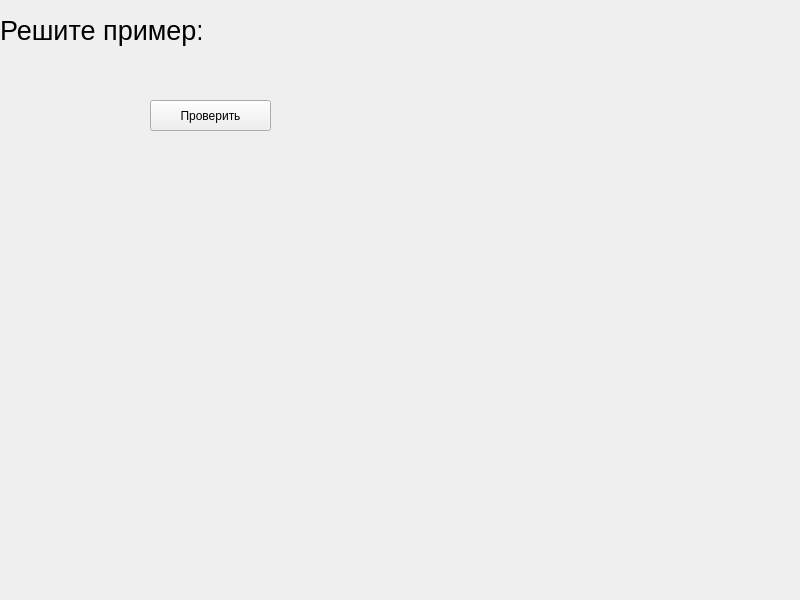
<?xml version="1.0" encoding="UTF-8"?>
<ui version="4.0">
 <class>MainWindow</class>
 <widget class="QMainWindow" name="MainWindow">
  <property name="geometry">
   <rect>
    <x>0</x>
    <y>0</y>
    <width>800</width>
    <height>600</height>
   </rect>
  </property>
  <property name="windowTitle">
   <string>Проверка умения складывать и вычитать числа</string>
  </property>
  <widget class="QWidget" name="centralwidget">
   <widget class="QPushButton" name="pushButton">
    <property name="geometry">
     <rect>
      <x>150</x>
      <y>100</y>
      <width>121</width>
      <height>31</height>
     </rect>
    </property>
    <property name="text">
     <string>Проверить</string>
    </property>
   </widget>
   <widget class="QLabel" name="label">
    <property name="geometry">
     <rect>
      <x>0</x>
      <y>0</y>
      <width>201</width>
      <height>61</height>
     </rect>
    </property>
    <property name="font">
     <font>
      <pointsize>20</pointsize>
     </font>
    </property>
    <property name="text">
     <string>Решите пример:</string>
    </property>
   </widget>
  </widget>
 </widget>
 <resources/>
 <connections/>
</ui>
